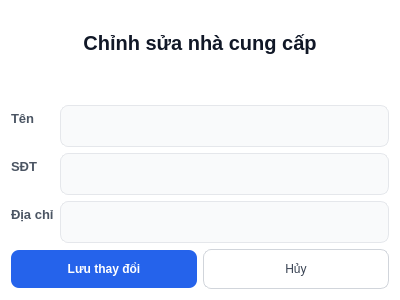
<?xml version="1.0" encoding="UTF-8"?>
<ui version="4.0">
 <class>Dialog</class>
 <widget class="QDialog" name="Dialog">
  <property name="geometry">
   <rect>
    <x>0</x>
    <y>0</y>
    <width>400</width>
    <height>300</height>
   </rect>
  </property>
  <property name="windowTitle">
   <string>Dialog</string>
  </property>
  <property name="styleSheet">
   <string notr="true">/* 1. Tổng thể Cửa sổ Dialog */
QDialog#Dialog {
    background-color: #ffffff;
    font-family: &quot;Inter&quot;, &quot;Segoe UI&quot;, sans-serif;
}

/* 2. Tiêu đề chính (Chỉnh sửa nhà cung cấp) */
QLabel#lblTitleChinhSuaNCC {
    font-size: 20px;
    font-weight: 700; /* Bold cấp độ 1 */
    color: #111827;   /* Màu đen tuyền nổi bật */
    padding-bottom: 10px;
    margin-bottom: 15px;
}

/* 3. Nhãn thuộc tính trong Form (Tên, SĐT, Địa chỉ) */
QLabel#lblTenNCC, QLabel#lblSDTNCC, QLabel#lblDiaChiNCC {
    font-size: 13px;
    font-weight: 600; /* Semi-bold cấp độ 2 */
    color: #4b5563;   /* Xám đậm chuyên nghiệp */
}

/* 4. Các ô nhập liệu (Inputs) */
QLineEdit {
    background-color: #f9fafb; /* Màu nền xám cực nhạt */
    border: 1px solid #e5e7eb; /* Viền xám mảnh */
    border-radius: 8px;        /* Bo góc đồng bộ */
    padding: 10px 12px;
    color: #111827;
    min-height: 20px;
}

/* Hiệu ứng khi click vào ô nhập liệu */
QLineEdit:focus {
    border: 2px solid #2563eb; /* Viền xanh dương thương hiệu */
    background-color: #ffffff;
}

/* 5. Nút bấm chức năng (Footer Buttons) */

/* Nút LƯU (Primary Button) */
QPushButton#btnLuu {
    background-color: #2563eb;
    color: #ffffff;
    font-weight: 700;
    border-radius: 8px;
    padding: 12px 24px;
    min-width: 120px;
}

QPushButton#btnLuu:hover {
    background-color: #1d4ed8; /* Đậm hơn khi hover */
}

/* Nút HỦY (Secondary Button) */
QPushButton#btnHuy {
    background-color: #ffffff;
    color: #374151;
    border: 1px solid #d1d5db;
    border-radius: 8px;
    padding: 12px 24px;
}

QPushButton#btnHuy:hover {
    background-color: #f3f4f6;
}</string>
  </property>
  <layout class="QVBoxLayout" name="verticalLayout">
   <item>
    <widget class="QLabel" name="lblTitleChinhSuaNCC">
     <property name="text">
      <string>Chỉnh sửa nhà cung cấp</string>
     </property>
     <property name="alignment">
      <set>Qt::AlignCenter</set>
     </property>
    </widget>
   </item>
   <item>
    <layout class="QFormLayout" name="formLayout">
     <item row="0" column="0">
      <widget class="QLabel" name="lblTenNCC">
       <property name="text">
        <string>Tên</string>
       </property>
      </widget>
     </item>
     <item row="0" column="1">
      <widget class="QLineEdit" name="txtTenNCC"/>
     </item>
     <item row="1" column="0">
      <widget class="QLabel" name="lblSDTNCC">
       <property name="text">
        <string>SĐT</string>
       </property>
      </widget>
     </item>
     <item row="1" column="1">
      <widget class="QLineEdit" name="txtSDTNCC"/>
     </item>
     <item row="2" column="0">
      <widget class="QLabel" name="lblDiaChiNCC">
       <property name="text">
        <string>Địa chỉ</string>
       </property>
      </widget>
     </item>
     <item row="2" column="1">
      <widget class="QLineEdit" name="txtDiaChiNCC"/>
     </item>
    </layout>
   </item>
   <item>
    <layout class="QHBoxLayout" name="horizontalLayout">
     <item>
      <widget class="QPushButton" name="btnLuu">
       <property name="text">
        <string>Lưu thay đổi</string>
       </property>
      </widget>
     </item>
     <item>
      <widget class="QPushButton" name="btnHuy">
       <property name="text">
        <string>Hủy</string>
       </property>
      </widget>
     </item>
    </layout>
   </item>
  </layout>
 </widget>
 <resources/>
 <connections/>
</ui>
